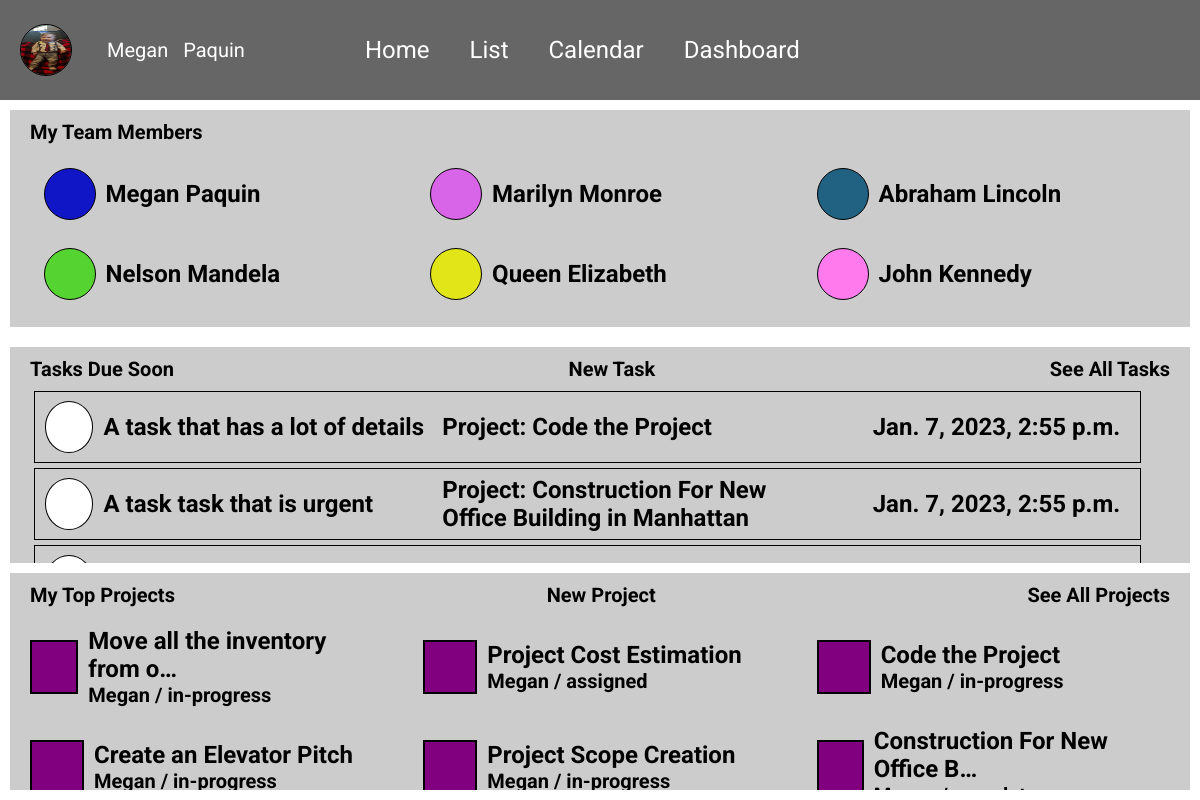
Screenshot of /home (signed in) with the database file from the repository.
### accounts/models.py (models this page shows, shortened)
class CustomUser(AbstractBaseUser, PermissionsMixin):
    email = models.EmailField(_('email address'), unique=True)
    is_staff = models.BooleanField(default=False)
    is_active = models.BooleanField(default=True)
    date_joined = models.DateTimeField(default=timezone.now)
    USERNAME_FIELD = 'email'
    REQUIRED_FIELDS = []
    color = models.CharField(max_length=7, default="#FFFFFF")
    first_name = models.CharField(max_length=128)
    last_name = models.CharField(max_length=128)
    phone = models.CharField(max_length=9, null=True)
    image = models.ImageField(upload_to='images/', default='images/default_img.png')
    objects = CustomUserManager()

### tasks/models.py (models this page shows, shortened)
class Task(models.Model):
    task_name = models.CharField(max_length=120)
    task_summary = models.TextField()
    task_details = models.TextField()
    created_on = models.DateTimeField(auto_now_add=True)
    deadline_date = models.DateField(_("Date"), default=date.today)
    deadline_time = models.TimeField(default=datetime.datetime.now().strftime('%H:%M'))
    assignee = models.ForeignKey(
        get_user_model(),
        on_delete=models.CASCADE,
        related_name="task_assignee"
    )
    author = models.ForeignKey(
        get_user_model(),
        on_delete=models.CASCADE,
        related_name="task_author"
    )
    status = models.ForeignKey(
        Status,
        on_delete=models.CASCADE,
        blank = True,
        null = True
    )
    project = models.ForeignKey(
        Project,
        on_delete=models.CASCADE,
        blank=True,
        null=True
    )
    priority = models.ForeignKey(
        Priority,
        on_delete=models.CASCADE,
        blank = True,
        null = True
    )

### projects/models.py (models this page shows, shortened)
class Project(models.Model):
    title = models.CharField(max_length=120)
    summary = models.TextField()
    deadline = models.DateTimeField()
    created_on = models.DateTimeField(auto_now_add=True)
    author = models.ForeignKey(
        get_user_model(),
        on_delete=models.CASCADE,
        related_name="project_author"
    )
    status = models.ForeignKey(
        Status,
        on_delete=models.CASCADE,
        blank = True,
        null = True,
    )
    members = models.ManyToManyField(CustomUser)
    def __str__(self):
        return self.title

class Status(models.Model):
    name = models.CharField(max_length=128)
    description = models.CharField(max_length=128)
    def __str__(self):
        return self.name

### pages/views.py (the view)
# urls.py: path('home', HomePageView.as_view(), name="home"),
class HomePageView(TemplateView):
    template_name = "pages/home.html"
    def get_context_data(self, **kwargs):
        loggedin = self.request.user
        context = super().get_context_data(**kwargs)
        assigned = Status.objects.get(name="assigned")
        context['assigned_tasks'] = Task.objects.filter(status=assigned).filter(assignee=loggedin.id).order_by('deadline_date').reverse().order_by('priority')[0:3]
        progress = Status.objects.get(name="in-progress")
        context['progress_tasks'] = Task.objects.filter(status=progress).filter(assignee=loggedin.id).order_by('deadline_date').reverse()[0:3]
        context['projects'] = Project.objects.filter(author=loggedin.id).order_by('deadline')
        context['project_members'] = Project.objects.filter(members=loggedin.id)
        context['images'] = CustomUser.objects.all()
        context['teams'] = Team.objects.filter(leader=loggedin.id)
        return context

### templates/pages/home.html (shortened to what this page needs)
{% extends 'base.html' %}
{% load static %}
{% block links %}
<link rel="stylesheet" href="{% static 'css/home.css' %}" />
{% endblock links %}
{% block contents %}
    {% if user.is_staff %}
        <div class="team-section">
            <div class="section-label">
                <h5>My Team Members</h5>
            </div>
            <div class="team-flexbox">
                {% for team in teams %}
                    {% for member in team.members.all %}
                    <div class="team-member">
                        <span class="circle" style="background-color:{{member.color}}"></span>
                        <h4><strong>{{ member.first_name }} {{ member.last_name}}</strong></h4>
                    </div>
                    {% endfor %}
                {% endfor %}
            </div>
        </div>
    {% endif %}
    {% if user.is_active %}
        <div class="task-section">
            <div class="section-label">
                <h5>Tasks Due Soon</h5>
                <a href="{% url 'task-new' %}"><h5>New Task</h5></a>
                <a href="{% url 'list' %}"><h5>See All Tasks</h5></a>
            </div>
            {% for task in progress_tasks %}
                <div class="individual-task">
                    <a href="{% url 'mark_completed' task.id %}" class="circle"></a>
                    <h4><strong><a href="{% url 'task-detail' task.id%}">{{ task.task_name  | truncatechars:75  }}</a></strong></h4>
                    <h4>Project: {{ task.project | truncatechars:50 }}</h4>
                    <h4 class="task-due">{{ task.deadline_date}}, {{ task.deadline_time}}</h4>
                </div>
            {% endfor %}
        </div>
        <div class="project-section">
            <div class="section-label">
                <h5>My Top Projects</h5>
                {% if user.is_staff %}
                <a href="{% url 'project-new' %}"><h5>New Project</h5></a>
                {% endif %}
                <a href=""><h5>See All Projects</h5></a>
            </div>
            <div class="project-flexbox">
                {% for project in projects %}
                    {% if user == project.author %}
                    <div class="individual-project">
                        <span class="square"></span>
                        <div class="details">
                            <h4><a href="{% url 'project-detail' project.id%}">{{ project.title |truncatechars:30 }}</a></h4>
                            <h5>{{ project.author.first_name }} / {{ project.status }}</h5>
                        </div>
                    </div>
                    {% endif %}
                {% endfor %}
            </div>
        </div>
    {% endif %}
{% endblock contents %}

### templates/base.html (shortened to what this page needs)
{% load static %}
<!DOCTYPE html>
<html lang="en">
<head>
    {% block links %}
    {% endblock links %}
    <link rel="stylesheet" href="{% static 'css/base.css' %}">
    <link rel="stylesheet" href="{% static 'css/page-layout.css' %}">
</head>
<body>
    <div class="row-container">
        <div class="column-container column">
            <div class="row-container top-nav">
                <div class="name-group">
                    <img src="{{ user.image.url }}" alt="user profile image" class="user-circle">
                    {% if user.is_authenticated %}
                        <a href="{% url 'change_user' user.id %}">
                            <span>{{ user.first_name }}</span>
                            <span>{{ user.last_name }}</span>
                        </a>
                    {% endif %}
                </div>
                <a href="{% url 'home' %}">Home</a>
                <a href="{% url 'list' %}">List</a>
                <a href="{% url 'calendar' %}">Calendar</a>
                <a href="{% url 'dashboard' %}">Dashboard</a>
            </div>
            <div class="column-container contents">
                {% block contents %}
                {% endblock contents %}
            </div>
        </div>
    </div>
</body>
</html>

### static/css/home.css (style rules this page uses)
.individual-task { display: flex; flex-direction: row; width: 92%; height: 70px; border: 1px solid black; margin: 5px 2%; align-items: center; padding-right: 20px; }
.circle { width: 50px; height: 50px; background-color: #FFF ; border: 1px solid black; border-radius: 50%; margin: auto 10px; }
.individual-task h4 { width: calc(100% / 3); }
.task-due { text-align: right; }
.project-flexbox { display: flex; flex-direction: row; flex-wrap: wrap; justify-content: space-between; align-content: space-between; }
.square { width: 50px; height: 50px; background-color: purple; border: 2px solid black; }
.details { display: flex; flex-direction: column; margin-left: 10px; }
.individual-project { display: flex; flex-direction: row; align-items: center; width: calc((100% / 3) - 40px); padding: 10px 20px; }
.task-section { flex: 1; background: #CCC; margin: 10px; align-items: center; overflow: scroll; scroll-behavior: auto; }
.project-section { flex: 1; background: #CCC; margin: 10px; margin-top: 0; overflow: auto; scroll-behavior: auto; }
.team-member { display: flex; flex-direction: row; width: 30%; height: 70px; margin: 5px 0; align-items: center; padding-right: 20px; }
.team-section { flex: 1; background: #CCC; margin: 10px; align-items: center; overflow: auto; scroll-behavior: auto; }
.team-flexbox { display: flex; flex-direction: row; flex-wrap: wrap; justify-content: space-between; align-content: space-between; margin: 0px 2%; }

### static/css/base.css (style rules this page uses)
* { padding: 0; margin: 0; }
html { padding: 0; margin-right: 0; }
a { color: inherit; }
body { background-color: #333333; font-family: 'Roboto', sans-serif; color: #FFF; }
h4 { font-size: 24px; }
h5 { font-size: 20px; }
.row-container { display: flex; width: 100%; flex-direction: row; flex-wrap: wrap; justify-content: center; align-items: center; margin: 0; padding: 0; }
.column-container { display: flex; width: 100%; flex-direction: column; align-content: left; margin: 0; padding: 0; }
a { text-decoration: none; color: black; }
.top-nav a { color: #FFF; }

### static/css/page-layout.css (style rules this page uses)
.user-circle { width: 50px; height: 50px; background-color: #FFF ; border: 1px solid black; border-radius: 50%; margin: auto 10px; }
.column { flex: 5; width: 100%; }
.top-nav { background-color: #666; height: 100px; font-size: 24px; justify-content: left; }
.contents { background-color: #fff; color: black; height: calc(100vh - 100px); }
.name-group { display: flex; flex-direction: row; flex-wrap: none; margin-left: 10px; margin-right: 75px; font-size: 20px; align-items: center; }
.name-group span { margin: 0 5px; }
.top-nav a { margin: auto 20px; }
.section-label { display: flex; flex-direction: row; justify-content: space-between; margin: 10px 20px; padding: 0; font-size: 24px; font-weight: 100; }

### rows the page displays
CustomUser: image (picture), first_name "Megan", last_name "Paquin"
CustomUser: first_name "Marilyn", last_name "Monroe"
CustomUser: first_name "Abraham", last_name "Lincoln"
CustomUser: first_name "Nelson", last_name "Mandela"
CustomUser: first_name "Queen", last_name "Elizabeth"
CustomUser: first_name "John", last_name "Kennedy"
Task: task_name "A task that has a lot of details", project "Code the Project", deadline_date "Jan. 7, 2023", deadline_time "2:55 p.m."
Task: task_name "A task task that is urgent", project "Construction For New Office Building in Manhattan", deadline_date "Jan. 7, 2023", deadline_time "2:55 p.m."
Project: title "Move all the inventory from o…", author.first_name "Megan", status "in-progress"
Project: title "Project Cost Estimation", author.first_name "Megan", status "assigned"
Project: title "Code the Project", author.first_name "Megan", status "in-progress"
Project: title "Create an Elevator Pitch", author.first_name "Megan", status "in-progress"
Project: title "Project Scope Creation", author.first_name "Megan", status "in-progress"
Project: title "Construction For New Office B…"
